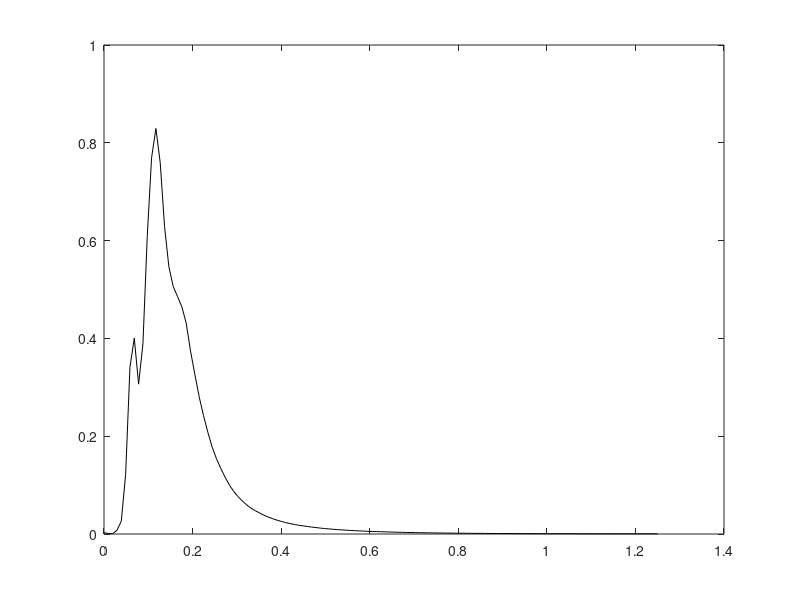

This chart was generated by the following MATLAB code: (Note: this script raises an error after producing the figure.)
%% plot_ErrBarAvgSpecs.m
%
% Noah Clark        1/11/24
%
%
% Purpose: Determine 3 time periods of 1 day and 15 hours where there is
%          only a peak in energy in the sea band, swell band, and where 
%          there is a peak at both. Plot the energy, wave direction, and
%          directional spread during these times with a std enelope over
%          each. 
%          Then compare the obs TED and Nielsen TED for these 3 time
%          periods. 
%
% Main Variables:
%                - SeaP: structure containing all of the data used to make
%                        the plots for the selected sea peak time period
%                - SwellP: structure containing all of the data used to
%                          make the plots for the selected swell peak time
%                          period 
%                - BothP : structure containing all of the data used to
%                          make the plots for the selected time period
%                          where there is a peak at both the sea and swell
%                          frequency ranges
%
%
% TO-DO: 
%   - add err bars to the TED plots
%   - investigate these TED plots
%
% Questions/Notes:
%           - How should I add err bars to the TED plots without them being
%             too crowded?

clc;clear;

%% Suanda Example (Basic)
% original example of envelope function (bgpatch2)

addpath('../Summer (0516-0728)/Start Data')
load('roxsi_spotter_L2_B05_1153_reduced.mat')

% Calculate the time-average and standard error of the energy:
N = length(spotterL2.dtime);
mn = mean(spotterL2.See,2);
st = std(spotterL2.See,0,2)/N;

% Plot the mean and standard error envelope:
figure(1);clf;
plot(spotterL2.frequency,mn,'k')
hold on 
bgpatch2(spotterL2.frequency,mn,st,'r')

close 
clear mn N st


%% Preliminaries
% The preliminaries for the original plots of the 3 selected time periods

% Load Normal Wave Direction: 
load('WBvariables.mat','BNormWaveDir')

    % Define the difference between Sea and Swell:
Def_Freq = 0.08; % >: Sea       % <: Swell

    % Fully Time Averaged Variables (For B05):
FTA_See = mean(spotterL2.See,2);
FTA_Dir = meanangle(spotterL2.EMEM.meandir_f,2) + 360;
FTA_DirSpread = meanangle(spotterL2.EMEM.meandirspread_f,2);

    % Frequency Vector: 
ff = spotterL2.frequency;


%% B05: Sea Band Peak Time
% - plot the Energy, Direction, and Directional Spread for the time where
%   energy only peaks in the sea band
%
% - Time: June 17 @ 18:00 - June 19 @ 09:00   (1 day and 15 hours)


    % Time Indexes:
SeaP.ind1 = 55;
SeaP.ind2 = 94;
SeaP.N = 94 - 55 + 1;
SeaP.TimeStart = spotterL2.dtime(SeaP.ind1); % June 17 @ 18:00
SeaP.TimeEnd = spotterL2.dtime(SeaP.ind2); % June 19 @ 09:00

    % Assign Variables (for the day and a half):
% Energy
SeaP.mSee = mean(spotterL2.See(:,SeaP.ind1:SeaP.ind2),2);
SeaP.std_mSee = std(spotterL2.See(:,SeaP.ind1:SeaP.ind2),0,2);
% Direction
SeaP.mDir = meanangle(spotterL2.EMEM.meandir_f(:,SeaP.ind1:SeaP.ind2),2) + 360;
SeaP.std_mDir = std(spotterL2.EMEM.meandir_f(:,SeaP.ind1:SeaP.ind2),0,2);
% Directional Spread
SeaP.mDirSpread = meanangle(spotterL2.EMEM.meandirspread_f(:,SeaP.ind1:SeaP.ind2),2);
SeaP.std_mDirSpread = std(spotterL2.EMEM.meandirspread_f(:,SeaP.ind1:SeaP.ind2),0,2);

    % Plot:
figure(2);clf;
%Energy
subplot(3,1,1)
bgpatch2(ff,SeaP.mSee,SeaP.std_mSee,'k2')
hold on
plot(ff,SeaP.mSee,'r','LineWidth',1.5)
plot(ff,FTA_See,'--k','LineWidth',1.5)
xline(Def_Freq,'--m')
grid on
title('B05 Sea Peak Period: Mean Energy (Jun 17 @ 18:00 - Jun 19 @ 09:00)','fontsize',16)
ylabel('E (m^2/Hz)','fontsize',16)
ylim([-0.5 4])
xlim([0 ff(37)])
legend('Avg (17th-19th)','Avg (34 Days)','Sea vs Swell')
% Direction
subplot(3,1,2)
bgpatch2(ff,SeaP.mDir,SeaP.std_mDir,'k2')
hold on
plot(ff,SeaP.mDir,'b','LineWidth',1.5)
plot(ff,FTA_Dir,'--k','LineWidth',1.5)
xline(Def_Freq,'--m')
yline(BNormWaveDir,'-k')
grid on
title('B05 Sea Peak Period: Mean Direction (Jun 17 @ 18:00 - Jun 19 @ 09:00)','fontsize',16)
ylabel('Dir (^o)','fontsize',16)
xlim([0 ff(37)])
ylim([190 325])
legend('Avg (17th-19th)','Avg (34 Days)','Sea vs Swell','Shore Normal',...
    'location','south')
% Directional Spread
subplot(3,1,3)
bgpatch2(ff,SeaP.mDirSpread,SeaP.std_mDirSpread,'k2')
hold on
plot(ff,SeaP.mDirSpread,'g','LineWidth',1.5)
plot(ff,FTA_DirSpread,'--k','LineWidth',1.5)
xline(Def_Freq,'--m')
grid on
title('B05 Sea Peak Period: Mean Directional Spread (Jun 17 @ 18:00 - Jun 19 @ 09:00)','fontsize',16)
xlabel('f (Hz)','fontsize',16)
ylabel('Dir Spread (^o)','fontsize',16)
xlim([0 ff(37)])
ylim([18 85])
legend('Avg (17th-19th)','Avg (34 Days)','Sea vs Swell','location','southeast')


%% B05: Swell Band Peak Time
% - plot the Energy, Direction, and Directional Spread for the time where
%   energy only peaks in the swell band
%
% - Time: June 25 @ 13:00 - June 27 @ 04:00      (1 day and 15 hours)

    % Time Indexes:
SwellP.ind1 = 242;
SwellP.ind2 = 281;
SwellP.N = 94 - 55 + 1;
SwellP.TimeStart = spotterL2.dtime(SwellP.ind1); % June 25 @ 13:00
SwellP.TimeEnd = spotterL2.dtime(SwellP.ind2); % June 27 @ 04:00

    % Assign Variables (for the day and a half):
% Energy
SwellP.mSee = mean(spotterL2.See(:,SwellP.ind1:SwellP.ind2),2);
SwellP.std_mSee = std(spotterL2.See(:,SwellP.ind1:SwellP.ind2),0,2);
% Direction
SwellP.mDir = meanangle(spotterL2.EMEM.meandir_f(:,SwellP.ind1:SwellP.ind2),2) + 360;
SwellP.std_mDir = std(spotterL2.EMEM.meandir_f(:,SwellP.ind1:SwellP.ind2),0,2);
% Directional Spread
SwellP.mDirSpread = meanangle(spotterL2.EMEM.meandirspread_f(:,SwellP.ind1:SwellP.ind2),2);
SwellP.std_mDirSpread = std(spotterL2.EMEM.meandirspread_f(:,SwellP.ind1:SwellP.ind2),0,2);

    % Plot:
figure(3);clf;
%Energy
subplot(3,1,1)
bgpatch2(ff,SwellP.mSee,SwellP.std_mSee,'k2')
hold on
plot(ff,SwellP.mSee,'r','LineWidth',1.5)
plot(ff,FTA_See,'--k','LineWidth',1.5)
xline(Def_Freq,'--m')
grid on
title('B05 Swell Peak Period: Mean Energy (June 25 @ 13:00 - June 27 @ 04:00)','fontsize',16)
ylabel('E (m^2/Hz)','fontsize',16)
ylim([-0.25 1.25])
xlim([0 ff(37)])
legend('Avg (25th-27th)','Avg (34 Days)','Sea vs Swell')
% Direction
subplot(3,1,2)
bgpatch2(ff,SwellP.mDir,SwellP.std_mDir,'k2')
hold on
plot(ff,SwellP.mDir,'b','LineWidth',1.5)
plot(ff,FTA_Dir,'--k','LineWidth',1.5)
xline(Def_Freq,'--m')
yline(BNormWaveDir,'-k')
grid on
title('B05 Swell Peak Period: Mean Direction (June 25 @ 13:00 - June 27 @ 04:00)','fontsize',16)
ylabel('Dir (^o)','fontsize',16)
xlim([0 ff(37)])
ylim([170 350])
legend('Avg (25th-27th)','Avg (34 Days)','Sea vs Swell','Shore Normal',...
    'location','south')
% Directional Spread
subplot(3,1,3)
bgpatch2(ff,SwellP.mDirSpread,SwellP.std_mDirSpread,'k2')
hold on
plot(ff,SwellP.mDirSpread,'g','LineWidth',1.5)
plot(ff,FTA_DirSpread,'--k','LineWidth',1.5)
xline(Def_Freq,'--m')
grid on
title('B05 Swell Peak Period: Mean Directional Spread (June 25 @ 13:00 - June 27 @ 04:00)','fontsize',16)
xlabel('f (Hz)','fontsize',16)
ylabel('Dir Spread (^o)','fontsize',16)
xlim([0 ff(37)])
ylim([18 85])
legend('Avg (25th-27th)','Avg (34 Days)','Sea vs Swell','location','southeast')


%% B05: Swell and Sea Band Peak Time
% - plot the Energy, Direction, and Directional Spread for the time where
%   energy peaks in both the swell and the sea bands
%
% - Time: Jun 30 @ 09:00 - July 02 @ 00:00      (1 day and 15 hours)

    % Time Indexes:
BothP.ind1 = 358;
BothP.ind2 = 397;
BothP.N = 94 - 55 + 1;
BothP.TimeStart = spotterL2.dtime(BothP.ind1); % June 30 @ 09:00
BothP.TimeEnd = spotterL2.dtime(BothP.ind2); % July 02 @ 00:00

    % Assign Variables (for the day and a half):
% Energy
BothP.mSee = mean(spotterL2.See(:,BothP.ind1:BothP.ind2),2);
BothP.std_mSee = std(spotterL2.See(:,BothP.ind1:BothP.ind2),0,2);
% Direction
BothP.mDir = meanangle(spotterL2.EMEM.meandir_f(:,BothP.ind1:BothP.ind2),2) + 360;
BothP.std_mDir = std(spotterL2.EMEM.meandir_f(:,BothP.ind1:BothP.ind2),0,2);
% Directional Spread
BothP.mDirSpread = meanangle(spotterL2.EMEM.meandirspread_f(:,BothP.ind1:BothP.ind2),2);
BothP.std_mDirSpread = std(spotterL2.EMEM.meandirspread_f(:,BothP.ind1:BothP.ind2),0,2);

    % Plot:
figure(4);clf;
%Energy
subplot(3,1,1)
bgpatch2(ff,BothP.mSee,BothP.std_mSee,'k2')
hold on
plot(ff,BothP.mSee,'r','LineWidth',1.5)
plot(ff,FTA_See,'--k','LineWidth',1.5)
xline(Def_Freq,'--m')
grid on
title('B05 Both Peaks Period: Mean Energy (Jun 30 @ 09:00 - Jul 02 @ 00:00)','fontsize',16)
ylabel('E (m^2/Hz)','fontsize',16)
ylim([-0.25 1.6])
xlim([0 ff(37)])
legend('Avg (30th-2nd)','Avg (34 Days)','Sea vs Swell')
% Direction
subplot(3,1,2)
bgpatch2(ff,BothP.mDir,BothP.std_mDir,'k2')
hold on
plot(ff,BothP.mDir,'b','LineWidth',1.5)
plot(ff,FTA_Dir,'--k','LineWidth',1.5)
xline(Def_Freq,'--m')
yline(BNormWaveDir,'-k')
grid on
title('B05 Both Peaks Period: Mean Direction (Jun 30 @ 09:00 - Jul 02 @ 00:00)','fontsize',16)
ylabel('Dir (^o)','fontsize',16)
xlim([0 ff(37)])
ylim([180 360])
legend('Avg (30th-2nd)','Avg (34 Days)','Sea vs Swell','Shore Normal',...
    'location','south')
% Directional Spread
subplot(3,1,3)
bgpatch2(ff,BothP.mDirSpread,BothP.std_mDirSpread,'k2')
hold on
plot(ff,BothP.mDirSpread,'g','LineWidth',1.5)
plot(ff,FTA_DirSpread,'--k','LineWidth',1.5)
xline(Def_Freq,'--m')
grid on
title('B05 Both Peaks Period: Mean Directional Spread (Jun 30 @ 09:00 - Jul 02 @ 00:00)','fontsize',16)
xlabel('f (Hz)','fontsize',16)
ylabel('Dir Spread (^o)','fontsize',16)
xlim([0 ff(37)])
ylim([18 85])
legend('Avg (30th-2nd)','Avg (34 Days)','Sea vs Swell','location','southeast')


%% Preliminaries (for TED and Nielsen TED)

% Add the path for the functions
addpath('../Summer (0516-0728)/Main Functions')

% Load data (1st set) for B01
load('roxsi_spotter_L2_B01_1158_reduced.mat')
See_B01_1st = spotterL2.See;
Direc_B01_1st = spotterL2.EMEM.meandir_f;
% Load data (2nd set) for B01
load('roxsi_spotter_L2_B01_1150_reduced.mat')
See_B01_2nd = spotterL2.See;
Direc_B01_2nd = spotterL2.EMEM.meandir_f;
% Load data for B03
load('roxsi_spotter_L2_B03_1152_reduced.mat')
See_B03 = spotterL2.See;
Direc_B03 = spotterL2.EMEM.meandir_f;
% Load data for B05
load('roxsi_spotter_L2_B05_1153_reduced.mat')
See_B05 = spotterL2.See;
Direc_B05 = spotterL2.EMEM.meandir_f;

% Load data needed for functions
load('WBvariables.mat','Butm','Bdepth')

% More needed for functions
kw = 1;   a1 = 5.5;   a2 = -0.2;    a3 = -6.3;

% Have to change ff from starting at 0 to starting at 0.0098 or else the
%  Nielsen function will return all NaNs:
ff = 0.0098:0.0098:(0.0098*129);


%% TEDs for Sea Peak Time Period

i1 = SeaP.ind1;
i2 = SeaP.ind2;
for i = i1:i2
    % b/t B01 and B03:
    SeaP.ObsTED{1}(:,i+1-i1) = NC_ObsDiss(See_B01_1st(:,i),See_B03(:,i),...
        Direc_B01_1st(:,i),Direc_B03(:,i),ff,Butm{1},Butm{2},Bdepth{1}(i),...
        Bdepth{2}(i));
    [~,~,~,SeaP.NTED1{1}(:,i+1-i1)] = NC_NeilsonDiss(See_B01_1st(:,i),ff,...
        Bdepth{1}(i),kw,a1,a2,a3,'r');
    [~,~,~,SeaP.NTED2{1}(:,i+1-i1)] = NC_NeilsonDiss(See_B03(:,i),ff,...
        Bdepth{2}(i),kw,a1,a2,a3,'r');
    
    % b/t B03 and B05:
    SeaP.ObsTED{2}(:,i+1-i1) = NC_ObsDiss(See_B03(:,i),See_B05(:,i),...
        Direc_B03(:,i),Direc_B05(:,i),ff,Butm{2},Butm{3},Bdepth{2}(i),...
        Bdepth{3}(i));
    [~,~,~,SeaP.NTED1{2}(:,i+1-i1)] = NC_NeilsonDiss(See_B03(:,i),ff,...
        Bdepth{2}(i),kw,a1,a2,a3,'r');
    [~,~,~,SeaP.NTED2{2}(:,i+1-i1)] = NC_NeilsonDiss(See_B05(:,i),ff,...
        Bdepth{3}(i),kw,a1,a2,a3,'r');
end
SeaP.NTED{1} = (SeaP.NTED1{1} + SeaP.NTED2{1})./2;
SeaP.NTED{2} = (SeaP.NTED1{2} + SeaP.NTED2{2})./2;

    % Find Time Averages:
% From B01 to B03
SeaP.meanObsTED{1} = mean(SeaP.ObsTED{1},2);
SeaP.meanNTED{1} = mean(SeaP.NTED{1},2);
% From B03 to B05
SeaP.meanObsTED{2} = mean(SeaP.ObsTED{2},2);
SeaP.meanNTED{2} = mean(SeaP.NTED{2},2);

    % Find Stds:
% From B01 to B03
SeaP.stdObsTED{1} = std(SeaP.ObsTED{1},0,2);
SeaP.stdNTED{1} = std(SeaP.NTED{1},0,2);
% From B03 to B05
SeaP.stdObsTED{2} = std(SeaP.ObsTED{2},0,2);
SeaP.stdNTED{2} = std(SeaP.NTED{2},0,2);

% Plotting: 
figure(5);clf;
subplot(2,1,1)
plot(ff,SeaP.meanObsTED{1},'r','LineWidth',2)
hold on
plot(ff,SeaP.meanNTED{1},'b','LineWidth',2)
xline(Def_Freq,'--m')
legend('Observed', 'Nielsen','Sea vs Swell')
xlim([0 ff(35)])
ylim([-0.30 1.5])
grid on
title('Sea Peak Period: Dissipation from B01 to B03','fontsize',16)
ylabel('E [m^2/Hz]','fontsize',16)

subplot(2,1,2)
plot(ff,SeaP.meanObsTED{2},'r','LineWidth',2)
hold on
plot(ff,SeaP.meanNTED{2},'b','LineWidth',2)
xline(Def_Freq,'--m')
legend('Observed', 'Nielsen','Sea vs Swell')
xlim([0 ff(35)])
ylim([-1 3.5])
grid on
title('Sea Peak Period: Dissipation from B03 to B05','fontsize',16)
xlabel('f [Hz]','fontsize',16)
ylabel('E [m^2/Hz]','fontsize',16)



%% TEDs for Swell Peak Time Period

i1 = SwellP.ind1;
i2 = SwellP.ind2;
for i = i1:i2
    % b/t B01 and B03:
    SwellP.ObsTED{1}(:,i+1-i1) = NC_ObsDiss(See_B01_1st(:,i),See_B03(:,i),...
        Direc_B01_1st(:,i),Direc_B03(:,i),ff,Butm{1},Butm{2},Bdepth{1}(i),...
        Bdepth{2}(i));
    [~,~,~,SwellP.NTED1{1}(:,i+1-i1)] = NC_NeilsonDiss(See_B01_1st(:,i),ff,...
        Bdepth{1}(i),kw,a1,a2,a3,'r');
    [~,~,~,SwellP.NTED2{1}(:,i+1-i1)] = NC_NeilsonDiss(See_B03(:,i),ff,...
        Bdepth{2}(i),kw,a1,a2,a3,'r');
    
    % b/t B03 and B05:
    SwellP.ObsTED{2}(:,i+1-i1) = NC_ObsDiss(See_B03(:,i),See_B05(:,i),...
        Direc_B03(:,i),Direc_B05(:,i),ff,Butm{2},Butm{3},Bdepth{2}(i),...
        Bdepth{3}(i));
    [~,~,~,SwellP.NTED1{2}(:,i+1-i1)] = NC_NeilsonDiss(See_B03(:,i),ff,...
        Bdepth{2}(i),kw,a1,a2,a3,'r');
    [~,~,~,SwellP.NTED2{2}(:,i+1-i1)] = NC_NeilsonDiss(See_B05(:,i),ff,...
        Bdepth{3}(i),kw,a1,a2,a3,'r');
end
SwellP.NTED{1} = (SwellP.NTED1{1} + SwellP.NTED2{1})./2;
SwellP.NTED{2} = (SwellP.NTED1{2} + SwellP.NTED2{2})./2;

    % Find Time Averages:
% From B01 to B03
SwellP.meanObsTED{1} = mean(SwellP.ObsTED{1},2);
SwellP.meanNTED{1} = mean(SwellP.NTED{1},2);
% From B03 to B05
SwellP.meanObsTED{2} = mean(SwellP.ObsTED{2},2);
SwellP.meanNTED{2} = mean(SwellP.NTED{2},2);

    % Find Stds:
% From B01 to B03
SwellP.stdObsTED{1} = std(SwellP.ObsTED{1},0,2);
SwellP.stdNTED{1} = std(SwellP.NTED{1},0,2);
% From B03 to B05
SwellP.stdObsTED{2} = std(SwellP.ObsTED{2},0,2);
SwellP.stdNTED{2} = std(SwellP.NTED{2},0,2);

% Plotting: 
figure(6);clf;
subplot(2,1,1)
plot(ff,SwellP.meanObsTED{1},'r','LineWidth',2)
hold on
plot(ff,SwellP.meanNTED{1},'b','LineWidth',2)
xline(Def_Freq,'--m')
legend('Observed', 'Nielsen','Sea vs Swell','location','southeast')
xlim([0 ff(35)])
ylim([-1 0.5])
grid on
title('Swell Peak Period: Dissipation from B01 to B03','fontsize',16)
ylabel('E [m^2/Hz]','fontsize',16)

subplot(2,1,2)
plot(ff,SwellP.meanObsTED{2},'r','LineWidth',2)
hold on
plot(ff,SwellP.meanNTED{2},'b','LineWidth',2)
xline(Def_Freq,'--m')
legend('Observed', 'Nielsen','Sea vs Swell','location','southeast')
xlim([0 ff(35)])
ylim([-3.5 1])
grid on
title('Swell Peak Period: Dissipation from B03 to B05','fontsize',16)
xlabel('f [Hz]','fontsize',16)
ylabel('E [m^2/Hz]','fontsize',16)


%% TEDs for Both Sea and Swell Peak Time Period

i1 = BothP.ind1;
i2 = BothP.ind2;
for i = i1:i2
    % b/t B01 and B03:
    BothP.ObsTED{1}(:,i+1-i1) = NC_ObsDiss(See_B01_1st(:,i),See_B03(:,i),...
        Direc_B01_1st(:,i),Direc_B03(:,i),ff,Butm{1},Butm{2},Bdepth{1}(i),...
        Bdepth{2}(i));
    [~,~,~,BothP.NTED1{1}(:,i+1-i1)] = NC_NeilsonDiss(See_B01_1st(:,i),ff,...
        Bdepth{1}(i),kw,a1,a2,a3,'r');
    [~,~,~,BothP.NTED2{1}(:,i+1-i1)] = NC_NeilsonDiss(See_B03(:,i),ff,...
        Bdepth{2}(i),kw,a1,a2,a3,'r');
    
    % b/t B03 and B05:
    BothP.ObsTED{2}(:,i+1-i1) = NC_ObsDiss(See_B03(:,i),See_B05(:,i),...
        Direc_B03(:,i),Direc_B05(:,i),ff,Butm{2},Butm{3},Bdepth{2}(i),...
        Bdepth{3}(i));
    [~,~,~,BothP.NTED1{2}(:,i+1-i1)] = NC_NeilsonDiss(See_B03(:,i),ff,...
        Bdepth{2}(i),kw,a1,a2,a3,'r');
    [~,~,~,BothP.NTED2{2}(:,i+1-i1)] = NC_NeilsonDiss(See_B05(:,i),ff,...
        Bdepth{3}(i),kw,a1,a2,a3,'r');
end
BothP.NTED{1} = (BothP.NTED1{1} + BothP.NTED2{1})./2;
BothP.NTED{2} = (BothP.NTED1{2} + BothP.NTED2{2})./2;

    % Find Time Averages:
% From B01 to B03
BothP.meanObsTED{1} = mean(BothP.ObsTED{1},2);
BothP.meanNTED{1} = mean(BothP.NTED{1},2);
% From B03 to B05
BothP.meanObsTED{2} = mean(BothP.ObsTED{2},2);
BothP.meanNTED{2} = mean(BothP.NTED{2},2);

    % Find Stds:
% From B01 to B03
BothP.stdObsTED{1} = std(BothP.ObsTED{1},0,2);
BothP.stdNTED{1} = std(BothP.NTED{1},0,2);
% From B03 to B05
BothP.stdObsTED{2} = std(BothP.ObsTED{2},0,2);
BothP.stdNTED{2} = std(BothP.NTED{2},0,2);

% Plotting: 
figure(7);clf;
subplot(2,1,1)
plot(ff,BothP.meanObsTED{1},'r','LineWidth',2)
hold on
plot(ff,BothP.meanNTED{1},'b','LineWidth',2)
xline(Def_Freq,'--m')
legend('Observed', 'Nielsen','Sea vs Swell')
xlim([0 ff(35)])
ylim([-1 1])
grid on
title('Sea/Swell Peak Period: Dissipation from B01 to B03','fontsize',16)
ylabel('E [m^2/Hz]','fontsize',16)

subplot(2,1,2)
plot(ff,BothP.meanObsTED{2},'r','LineWidth',2)
hold on
plot(ff,BothP.meanNTED{2},'b','LineWidth',2)
xline(Def_Freq,'--m')
legend('Observed', 'Nielsen','Sea vs Swell','location','northeast')
xlim([0 ff(35)])
ylim([-1.25 1.5])
grid on
title('Sea/Swell Peak Period: Dissipation from B03 to B05','fontsize',16)
xlabel('f [Hz]','fontsize',16)
ylabel('E [m^2/Hz]','fontsize',16)
















